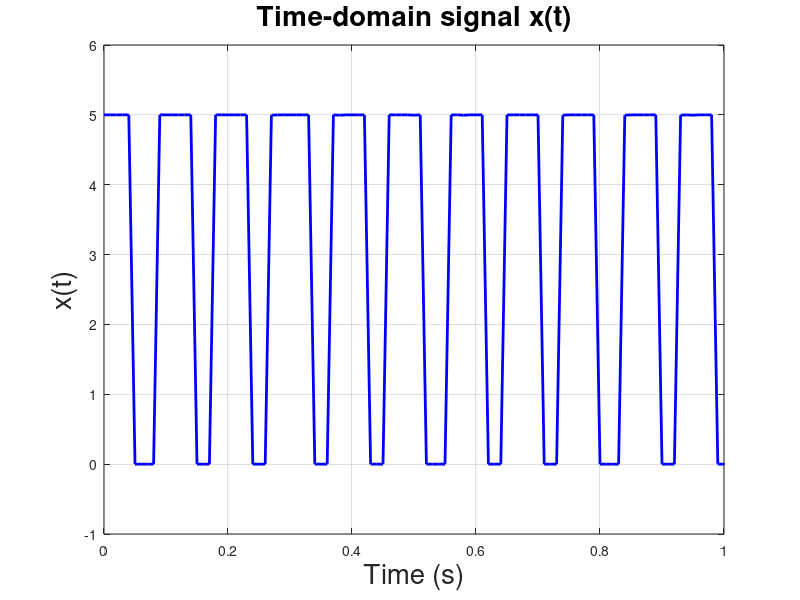

MATLAB code for this plot: (Note: this script raises an error after producing the figure.)
% E101: HW 9a
% Sebastian Heredia & Broderick Bownds
% dheredia@g.hmc.edu & brbownds@g.hmc.edu
% November 8, 2025

%% Question 1): Find A, mean value a0, estimate T0.

% Load data
load('HW9.mat'); % variable x

% Givens
Ts = 0.01;          % sec
Fs = 1 / Ts;        % Sampling Freq (Hz)
N = length (x);     % Number of samples
t = (0:N-1) * Ts;   % Time vector

% Plot HW9.mat signal
clc; clf;

figure(1);
plot(t, x, 'b', 'LineWidth', 2);
xlim([0,1]); ylim([-1,6])
grid on;
xlabel('Time (s)', 'FontSize', 20); ylabel('x(t)', 'FontSize', 20); title('Time-domain signal x(t)', 'FontSize', 20);

% Find a0
a0 = mean(x);

% Find A
LOW = median(x(x < a0));    % Approx LOW signal (stable held signal)
HIGH = median(x(x > a0));   % Approx HIGH signal (stable held signal)
A = HIGH - LOW;

% Note: Avoid using min/max since it assumes no noise spikes (unstable)

% Find T0 (Rising-Edge)
dx = diff(x);                           % Difference between consecutive samples
half_A = 0.5*A;                         % Half the pulse height
rising_edges = find(dx > half_A);       % Save index where rising edges occur

T_samples = diff(rising_edges);         % Difference between rising edges
T0_samples = median(T_samples);         % Take median to avoid outlier spikes
T0 = T0_samples * Ts;                   % Convert to sec

fprintf('Question 1): \na0 = %.3f, \nA = %.3f, \nT0 = %.3f\n', a0, A, T0);

% SOLUTION: a0 = 3.2381
% SOLUTION: A = 5.0000
% SOLUTION: T0 = 0.0900 s

%% Question 2): Plot magX vs f (Hz), plot magX vs k (-500 to 499).

% Defining parameters
x_samples = x(1:1000);                      % First 1000 consecutive samples from x(t)
k = -500:499;                               % Given DFT index 
[X_samples, f] = fdomain(x_samples, Fs);    % Call fdomain.m

% Plot magX vs f (Hz)
figure(2);
plot(f, abs(X_samples), 'b', 'LineWidth', 2);
xlabel('Frequency (Hz)', 'FontSize', 20); ylabel('|X(f)|', 'FontSize', 20);
title('Magnitude Spectrum |X(f)| vs Frequency', 'FontSize', 20);
grid on;

% Plot magX vs k (-500 to 499)
figure(3);
plot(k, abs(X_samples), 'r', 'LineWidth', 2);
xlabel('k', 'FontSize', 20); ylabel('|X(k)|', 'FontSize', 20);
title('Magnitude Spectrum |X(k)| vs Index', 'FontSize', 20);
grid on;

fprintf('\nQuestion 2): \nCheck plots in Git Repository\n');

% SOLUTION: Plot in Git Repository (Freq)
% SOLUTION: Plot in Git Repository (Index)

%% Question 3): Determine f0 from Question 2) and from f0 = 1/T0. Explain discrepancies.

% Use the same samples from Question 2 where it's X_samples = fft(x_samples)          
magX = abs(fftshift(X_samples));              % Magnitude of X (FFT)             
magX(1) = 0;                        % Omit DC value for fundamental frequency, not an avg value
maxVal = max(magX);                 % Find max magnitude and its index
idx = find(magX == maxVal, 1);      % Find index of first occurrence of max (signal peak)

% Convert index to freq
f0 = (idx - 1) * (Fs / length(x_samples));  % Subtract 1 since MATLAB indexes from 1
T0_fft = 1 / f0;

fprintf('\nQuestion 3): \nf0 = %.4f Hz, \nT0_fft = %.4f s, \nT0 = %.4f s\n', f0, T0_fft, T0);

% SOLUTION: f0 = 10.6000 Hz, 
% SOLUTION: T0_fft = 0.0943 s, 
% SOLUTION: T0 = 0.0900 s

% Explanation: The small difference of 0.0043 between T0_fft and T0 is due to
% the FFT providing a discrete approximation of the frequency of x(T). T0 
% is measured directly from the time-domain rising edges, which reflects the
% actual pulse timing, whereas T0_fft is affected by the freq resolution
% of the FFT, sample length, and possible noise. T0 should be trusted more
% since it gives a more accurate measure of the period (T0 = 1 / f0).

%% Question 4): Determine spectrum of 1000pt Hanning, plot Plot magX vs f (Hz), plot magX vs k (-500 to 499).

% Defining paramters
hanning_window = hann(1000);           % Create Hanning window (1000pt)
x_hann = x_samples .* hanning_window;  % Define x_hann

% FFT of windowed signal
[X_hann, f_hann] = fdomain(x_hann, Fs);    % Call fdomain.m
magX_hann = abs(X_hann);                                

% Plot magnitude vs frequency (Hz)
figure(4);
plot(f_hann, magX_hann, 'b', 'LineWidth', 2);
xlabel('Frequency (Hz)', 'FontSize', 20); ylabel('|X_{hann}(f)|', 'FontSize', 20);
title('Magnitude Spectrum |X_{hann}(f)| vs Frequency', 'FontSize', 20);
grid on;

% Plot magnitude vs index k (-500 to 499)
figure(5);

% Recall:
k = -500:499; 

plot(k, abs(X_hann), 'r', 'LineWidth', 2);
xlabel('k', 'FontSize', 20); ylabel('|X_{hann}(k)|', 'FontSize', 20);
title('Magnitude Spectrum |X_{hann}(k)| vs Index', 'FontSize', 20);
grid on;

fprintf('\nQuestion 4): \nCheck plots in Git Repository\n');

% SOLUTION: Plot in Git Repository (Freq)
% SOLUTION: Plot in Git Repository (Index)

%% Question 5): Calculate DTFS coefficients (a_k) for one period of x(t).
% Recall: A = 5.0000, a0 = 3.2381, T0 = 0.0900 s, Ts = 0.01 s

% Define parameters
T1 = 0.05;
N1 = T1 / 0.01;
N0 = T0 / 0.01;
d_1 = N1 / N0;
d_2 = a0 / A;              % Duty cycle = a0 / A =  5.828 so N1 = 6

% Calculate the magnitude of the DTFS coefficients so k = 1,2,3 and 4
k = [1, 2, 3, 4];

a_k = abs((A./N0).*sin(k.*pi.*d_1)./(sin(k.*pi./(N0))));

fprintf('\nQuestion 5i): \nCalculated |a_{k}| for k = [1, 4]\n \na_k = %.3f, %.3f, %.3f, %.3f\n', ...
    a_k(1), a_k(2), a_k(3), a_k(4));

%% 5ii)
% Now we calculate when d = a0/A
a_k = abs((A./N0).*sin(k.*pi.*d_2)./(sin(k.*pi./(N0))));

fprintf('\nQuestion 5ii): \nCalculated |a_{k}| for k = [1, 4]\n \na_k = %.3f, %.3f, %.3f, %.3f\n', ...
    ak(1), ak(2), ak(3), ak(4));
%% 5iii)
% 
